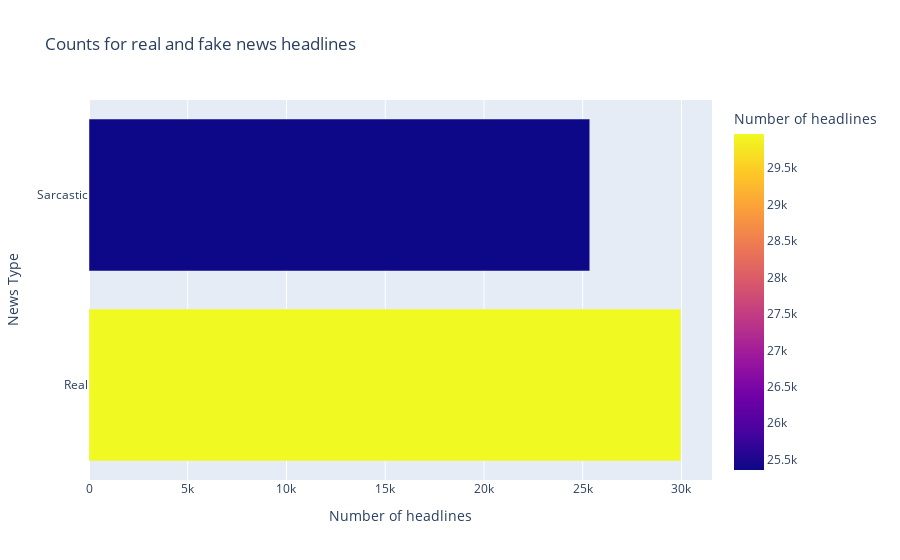

Notebook code cell kept with this figure:
### Code cell
px.bar(headlines.groupby('is_sarcastic').count().reset_index(), 
       x='headline',
       y = ['Real','Sarcastic'],
       title='Counts for real and fake news headlines',
       labels={'headline':'Number of headlines', 'y':'News Type'},
       color = 'headline'
      )

### Figure 1 — Plotly figure (JSON) as saved in the notebook; plotly's stock layout.template omitted (floating-point values rounded to 4 significant figures)
{"data": [{"alignmentgroup": "True", "hovertemplate": "Number of headlines=%{marker.color}<br>News Type=%{y}<extra></extra>", "legendgroup": "", "marker": {"color": [29970, 25358], "coloraxis": "coloraxis", "pattern": {"shape": ""}}, "name": "", "offsetgroup": "", "orientation": "h", "showlegend": false, "textposition": "auto", "type": "bar", "x": [29970, 25358], "xaxis": "x", "y": ["Real", "Sarcastic"], "yaxis": "y"}], "layout": {"barmode": "relative", "coloraxis": {"colorbar": {"title": {"text": "Number of headlines"}}, "colorscale": [[0.0, "#0d0887"], [0.1111, "#46039f"], [0.2222, "#7201a8"], [0.3333, "#9c179e"], [0.4444, "#bd3786"], [0.5556, "#d8576b"], [0.6667, "#ed7953"], [0.7778, "#fb9f3a"], [0.8889, "#fdca26"], [1.0, "#f0f921"]]}, "legend": {"tracegroupgap": 0}, "title": {"text": "Counts for real and fake news headlines"}, "xaxis": {"anchor": "y", "domain": [0.0, 1.0], "title": {"text": "Number of headlines"}}, "yaxis": {"anchor": "x", "domain": [0.0, 1.0], "title": {"text": "News Type"}}}}
